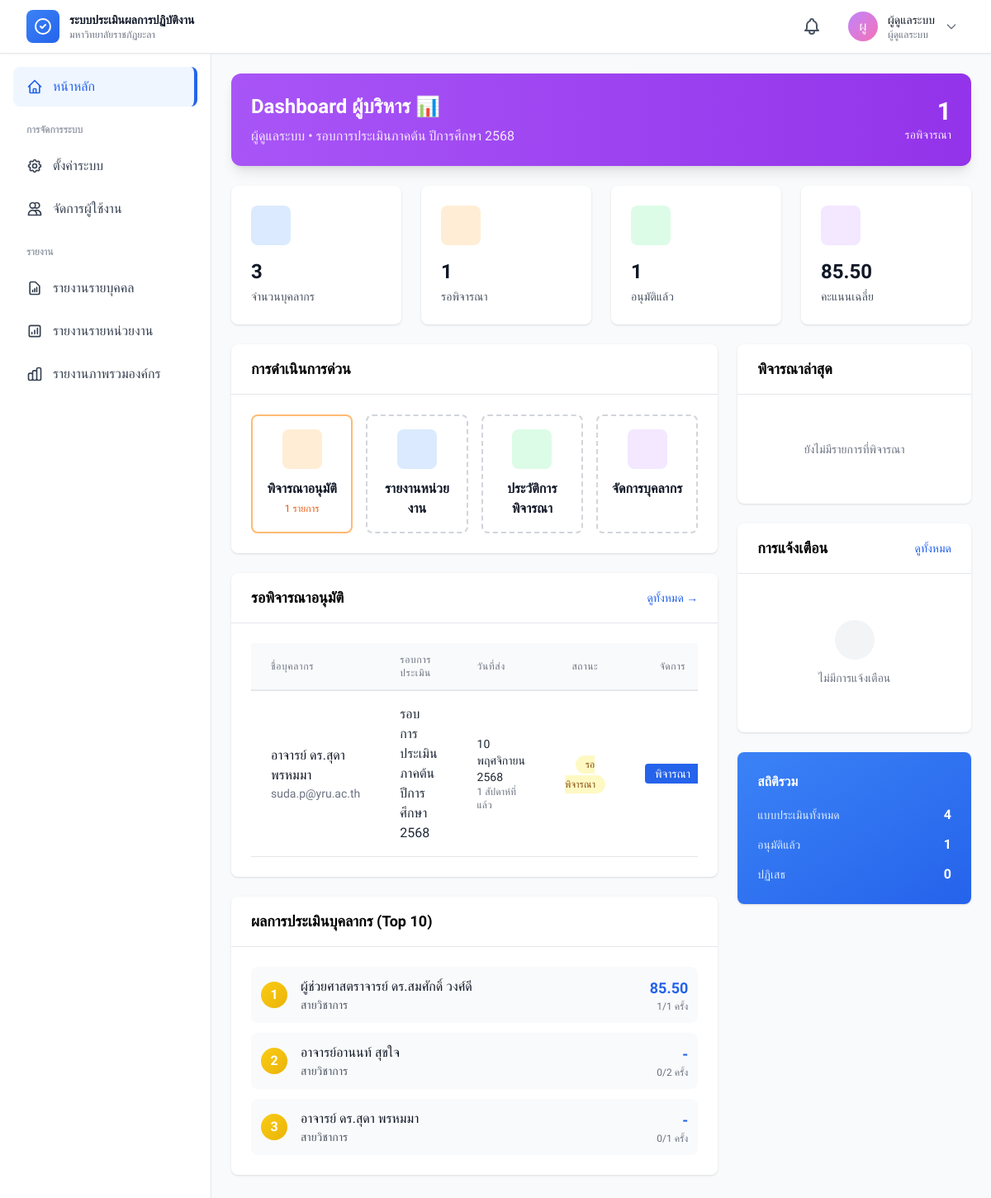
The page /modules/dashboard/manager-dashboard.php (signed in) on the database its author committed.
### tables this page shows
CREATE TABLE `evaluation_periods` (
  `period_id` int(11) NOT NULL,
  `period_name` varchar(255) NOT NULL,
  `year` int(11) NOT NULL,
  `semester` tinyint(4) DEFAULT NULL,
  `start_date` date NOT NULL,
  `end_date` date NOT NULL,
  `submission_deadline` datetime NOT NULL,
  `approval_deadline` datetime DEFAULT NULL,
  `status` enum('draft','active','closed') DEFAULT 'draft',
  `is_active` tinyint(1) DEFAULT 0,
  `description` text DEFAULT NULL,
  `created_by` int(11) DEFAULT NULL,
  `updated_by` int(11) DEFAULT NULL,
  `created_at` timestamp NOT NULL DEFAULT current_timestamp(),
  `updated_at` timestamp NOT NULL DEFAULT current_timestamp() ON UPDATE current_timestamp()
);

CREATE TABLE `evaluations` (
  `evaluation_id` int(11) NOT NULL,
  `period_id` int(11) NOT NULL,
  `user_id` int(11) NOT NULL,
  `personnel_type_id` int(11) DEFAULT NULL,
  `status` enum('draft','submitted','under_review','approved','rejected','returned') DEFAULT 'draft',
  `total_score` decimal(10,2) DEFAULT 0.00,
  `submitted_at` datetime DEFAULT NULL,
  `reviewed_at` datetime DEFAULT NULL,
  `reviewed_by` int(11) DEFAULT NULL,
  `approved_at` datetime DEFAULT NULL,
  `approved_by` int(11) DEFAULT NULL,
  `rejected_by` int(11) DEFAULT NULL,
  `rejected_at` datetime DEFAULT NULL,
  `created_at` timestamp NOT NULL DEFAULT current_timestamp(),
  `updated_at` timestamp NOT NULL DEFAULT current_timestamp() ON UPDATE current_timestamp()
);

CREATE TABLE `users` (
  `user_id` int(11) NOT NULL,
  `username` varchar(50) NOT NULL,
  `password` varchar(255) NOT NULL,
  `email` varchar(100) NOT NULL,
  `full_name_th` varchar(255) NOT NULL,
  `full_name_en` varchar(255) DEFAULT NULL,
  `personnel_type` enum('academic','support','lecturer') NOT NULL,
  `personnel_type_id` int(11) DEFAULT NULL,
  `department_id` int(11) DEFAULT NULL,
  `position` varchar(100) DEFAULT NULL,
  `role` enum('admin','staff','manager') NOT NULL DEFAULT 'staff',
  `is_active` tinyint(1) DEFAULT 1,
  `last_login` datetime DEFAULT NULL,
  `created_at` timestamp NOT NULL DEFAULT current_timestamp(),
  `updated_at` timestamp NOT NULL DEFAULT current_timestamp() ON UPDATE current_timestamp()
);

CREATE TABLE `personnel_types` (
  `personnel_type_id` int(11) NOT NULL,
  `type_code` varchar(20) NOT NULL,
  `type_name_th` varchar(100) NOT NULL,
  `type_name_en` varchar(100) DEFAULT NULL,
  `description` text DEFAULT NULL,
  `is_active` tinyint(1) DEFAULT 1,
  `created_by` int(11) DEFAULT NULL,
  `updated_by` int(11) DEFAULT NULL,
  `created_at` timestamp NOT NULL DEFAULT current_timestamp(),
  `updated_at` timestamp NOT NULL DEFAULT current_timestamp() ON UPDATE current_timestamp()
);

### modules/dashboard/manager-dashboard.php (the view, shortened to what the rows shown need)
<?php
require_once '../../config/app.php';
require_once '../../includes/helpers.php';
$db = getDB();
try {
    $stmt = $db->query("SELECT * FROM evaluation_periods WHERE is_active = 1 LIMIT 1");
    $active_period = $stmt->fetch();
    $stmt = $db->query("
        SELECT e.*, u.full_name_th, u.email, ep.period_name
        FROM evaluations e
        LEFT JOIN users u ON e.user_id = u.user_id
        LEFT JOIN evaluation_periods ep ON e.period_id = ep.period_id
        WHERE e.status IN ('submitted', 'under_review')
        ORDER BY e.submitted_at DESC
        LIMIT 10
    ");
    $pending_evals = $stmt->fetchAll();
    $stmt = $db->query("
        SELECT
            u.user_id,
            u.full_name_th,
            pt.type_name_th as personnel_type,
            COUNT(e.evaluation_id) as total_evals,
            SUM(CASE WHEN e.status = 'approved' THEN 1 ELSE 0 END) as approved_evals,
            AVG(CASE WHEN e.status = 'approved' THEN e.total_score END) as avg_score
        FROM users u
        LEFT JOIN personnel_types pt ON u.personnel_type_id = pt.personnel_type_id
        LEFT JOIN evaluations e ON u.user_id = e.user_id
        WHERE u.role = 'staff'
        GROUP BY u.user_id, u.full_name_th, pt.type_name_th
        ORDER BY avg_score DESC
        LIMIT 10
    ");
    $staff_performance = $stmt->fetchAll();
} catch (Exception $e) {
    error_log("Manager Dashboard Error: " . $e->getMessage());
    $error_message = 'เกิดข้อผิดพลาด: ' . $e->getMessage();
    $dept_stats = [
        'total_staff' => 0,
        'total_evaluations' => 0,
        'pending_approval' => 0,
        'approved' => 0,
        'rejected' => 0,
        'avg_score' => null
    ];
    $pending_evals = [];
    $approvals = [];
    $staff_performance = [];
    $recent_notifications = [];
}
include '../../includes/header.php';
?>
<div class="bg-gradient-to-r from-purple-500 to-purple-600 rounded-xl shadow-lg p-6 mb-6 text-white">
    <div class="flex items-center justify-between">
        <div>
            <h1 class="text-2xl font-bold mb-2">
                Dashboard ผู้บริหาร 📊
            </h1>
            <p class="text-purple-100">
                <?php echo e($_SESSION['user']['full_name_th']); ?>
                <?php if ($active_period): ?>
                    • <?php echo e($active_period['period_name']); ?>
                <?php endif; ?>
            </p>
        </div>
    </div>
</div>
<div class="grid grid-cols-1 lg:grid-cols-3 gap-6">
    <div class="lg:col-span-2 space-y-6">
        <div class="bg-white rounded-lg shadow">
            <div class="p-6">
                <?php if (empty($pending_evals)): ?>
                    <div class="text-center py-8 text-gray-500">
                        <div class="w-16 h-16 bg-gray-100 rounded-full flex items-center justify-center mx-auto mb-4">
                            <i class="fas fa-check-circle text-4xl text-gray-400"></i>
                        </div>
                        <p>ไม่มีรายการรอพิจารณา</p>
                    </div>
                <?php else: ?>
                    <div class="overflow-x-auto">
                        <table class="w-full">
                            <thead class="bg-gray-50">
                                <tr>
                                    <th class="px-6 py-3 text-left text-xs font-medium text-gray-500 uppercase">ชื่อบุคลากร
                                    </th>
                                    <th class="px-6 py-3 text-left text-xs font-medium text-gray-500 uppercase">
                                        รอบการประเมิน</th>
                                    <th class="px-6 py-3 text-left text-xs font-medium text-gray-500 uppercase">วันที่ส่ง
                                    </th>
                                    <th class="px-6 py-3 text-center text-xs font-medium text-gray-500 uppercase">สถานะ</th>
                                    <th class="px-6 py-3 text-center text-xs font-medium text-gray-500 uppercase">จัดการ
                                    </th>
                                </tr>
                            </thead>
                            <tbody class="bg-white divide-y divide-gray-200">
                                <?php foreach ($pending_evals as $eval): ?>
                                    <tr class="hover:bg-gray-50">
                                        <td class="px-6 py-4">
                                            <div class="font-medium text-gray-900"><?php echo e($eval['full_name_th']); ?></div>
                                            <div class="text-sm text-gray-500"><?php echo e($eval['email']); ?></div>
                                        </td>
                                        <td class="px-6 py-4"><?php echo e($eval['period_name'] ?? '-'); ?></td>
                                        <td class="px-6 py-4">
                                            <div class="text-sm"><?php echo thai_date($eval['submitted_at']); ?></div>
                                            <div class="text-xs text-gray-500"><?php echo time_ago($eval['submitted_at']); ?>
                                            </div>
                                        </td>
                                        <td class="px-6 py-4 text-center">
                                            <span
                                                class="px-3 py-1 rounded-full text-xs font-medium bg-yellow-100 text-yellow-800">รอพิจารณา</span>
                                        </td>
                                        <td class="px-6 py-4 text-center">
                                            <a href="<?php echo url('modules/approval/review.php?id=' . $eval['evaluation_id']); ?>"
                                                class="bg-blue-600 hover:bg-blue-700 text-white px-3 py-1 rounded text-sm">
                                                พิจารณา
                                            </a>
                                        </td>
                                    </tr>
                                <?php endforeach; ?>
                            </tbody>
                        </table>
                    </div>
                <?php endif; ?>
            </div>
        </div>
        <div class="bg-white rounded-lg shadow">
            <div class="p-6">
                <?php if (empty($staff_performance)): ?>
                    <div class="text-center py-8 text-gray-500">
                        ยังไม่มีข้อมูล
                    </div>
                <?php else: ?>
                    <div class="space-y-3">
                        <?php foreach ($staff_performance as $index => $staff): ?>
                            <div class="flex items-center gap-4 p-3 bg-gray-50 rounded-lg hover:bg-gray-100 transition-colors">
                                <div
                                    class="w-8 h-8 <?php echo $index < 3 ? 'bg-gradient-to-br from-yellow-400 to-yellow-500' : 'bg-gray-300'; ?> rounded-full flex items-center justify-center font-bold text-white">
                                    <?php echo $index + 1; ?>
                                </div>
                                <div class="flex-1">
                                    <div class="font-medium text-gray-900"><?php echo e($staff['full_name_th']); ?></div>
                                    <div class="text-sm text-gray-600"><?php echo e($staff['personnel_type'] ?? '-'); ?></div>
                                </div>
                                <div class="text-right">
                                    <div class="text-lg font-bold text-blue-600">
                                        <?php echo $staff['avg_score'] ? number_format((float)$staff['avg_score'], 2) : '-'; ?>
                                    </div>
                                    <div class="text-xs text-gray-500">
                                        <?php echo number_format((int)$staff['approved_evals']); ?>/<?php echo number_format((int)$staff['total_evals']); ?>
                                        ครั้ง
                                    </div>
                                </div>
                            </div>
                        <?php endforeach; ?>
                    </div>
                <?php endif; ?>
            </div>
        </div>
    </div>
</div>
<?php include '../../includes/footer.php'; ?>

### rows shown on the page
evaluation_periods: period_name "รอบการประเมินภาคต้น ปีการศึกษา 2568"
evaluations: user.full_name_th "อาจารย์ ดร.สุดา พรหมมา", user.email "suda.p@yru.ac.th", period.period_name "รอบการประเมินภาคต้น ปีการศึกษา 2568", submitted_at "10 พฤศจิกายน 2568", submitted_at "1 สัปดาห์ที่แล้ว"
users: full_name_th "ผู้ช่วยศาสตราจารย์ ดร.สมศักดิ์ วงศ์ดี", personnel_type.type_name_th "สายวิชาการ", avg_score "85.50", approved_evals "1", total_evals "1"
users: full_name_th "อาจารย์อานนท์ สุขใจ", personnel_type.type_name_th "สายวิชาการ", approved_evals "0", total_evals "2"
users: full_name_th "อาจารย์ ดร.สุดา พรหมมา", personnel_type.type_name_th "สายวิชาการ", approved_evals "0", total_evals "1"

### other values the page prints
mb_substr($current_user['full_name_th'], 0, 2) "ผู"
$current_user['full_name_th'] "ผู้ดูแลระบบ"
$role_names[$current_user['role']] "ผู้ดูแลระบบ"
$_SESSION['user']['full_name_th'] "ผู้ดูแลระบบ"
$dept_stats['pending_approval'] "1"
$dept_stats['total_staff'] "3"
$dept_stats['approved'] "1"
$dept_stats['avg_score'] "85.50"
$dept_stats['total_evaluations'] "4"
$dept_stats['rejected'] "0"
